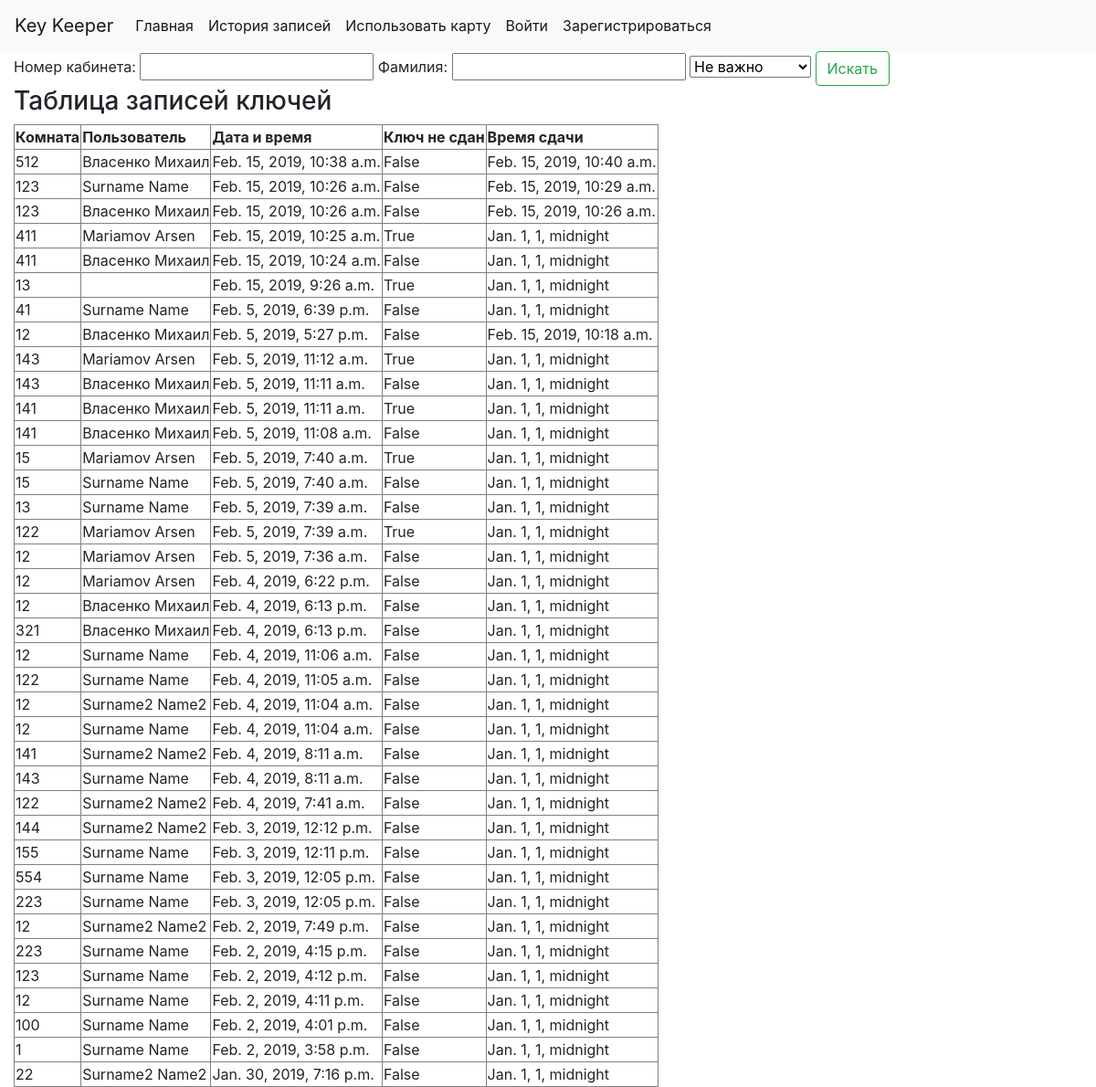
The page /history/ on the database its author committed.
### keeper/models.py (models this page shows)
class History(models.Model):
    key = models.IntegerField()
    time_cr = models.DateTimeField(default=datetime.datetime.now)
    user_id = models.ForeignKey(CustomUser, on_delete=models.CASCADE)
    active = models.BooleanField(default=True)
    time_back = models.DateTimeField(default=datetime.datetime.min)

class CustomUser(AbstractUser):
    password = models.CharField(max_length=200)
    card_id = models.IntegerField(default=8000000000)

### keeper/views.py (the view)
# urls.py: path('history/', views.history, name='history'),
def history(request):
    context = {}
    hist_list = []
    if request.method == 'POST':
        f = SearchForm(request.POST)
        if f.is_valid():
            hist_list = History.objects.all()[::-1]
            hist_list = hist_list[:100]
            if f.data['key_num'] != '' and f.data['last_name'] != '':
                hist_list = []
                count = 0
                for x in History.objects.all()[::-1]:
                    if x.user_id.last_name == f.data['last_name'] and x.key == int(f.data['key_num']):
                        hist_list.append(x)
                        count += 1
                        if count == 100:
                            break
            elif f.data['key_num'] != '':
                hist_list = History.objects.filter(key=f.data['key_num'])[::-1]
                hist_list = hist_list[:100]
            elif f.data['last_name'] != '':
                hist_list = []
                count = 0
                for x in History.objects.all()[::-1]:
                    if x.user_id.last_name == f.data['last_name']:
                        hist_list.append(x)
                        count += 1
                        if count == 100:
                            break
            if f.data['is_active'] == 'true':
                hist_list2 = []
                for x in hist_list:
                    if x.active:
                        hist_list2.append(x)
                hist_list = hist_list2[:100]
            elif f.data['is_active'] == 'false':
                hist_list2 = []
                for x in hist_list:
                    if not x.active:
                        hist_list2.append(x)
                hist_list = hist_list2[:100]
    else:
        hist_list = History.objects.all()[::-1]
        hist_list = hist_list[:100]
        f = SearchForm()
    context['hist_list'] = hist_list
    context['form'] = f
    return render(request, 'history.html', context)

### keeper/forms.py
class SearchForm(forms.Form):
    key_num = forms.IntegerField(label='Номер кабинета:', max_value=1000, required=False)
    last_name = forms.CharField(label='Фамилия:', max_length=100, required=False)

### keeper/templates/history.html (shortened to what this page needs)
<!DOCTYPE html>
<html lang="en">
<head>
    <link rel="stylesheet" href="https://stackpath.bootstrapcdn.com/bootstrap/4.2.1/css/bootstrap.min.css">
</head>
<body>
{% include "includes/nav_bar.html" %}
<div class="container-fluid">
    <form method="POST">
        {{ form.key_num.label }} {{ form.key_num }}
        {{ form.last_name.label }} {{ form.last_name }}
        <select name="is_active">
            <option value="none">Не важно</option>
        </select>
        <input type="submit" value="Искать" class="btn btn-outline-success">
    </form>
    {% if hist_list %}
            <h3>Таблица записей ключей</h3>
            <table border="1">
            <tr>
                <th>Комната</th>
                <th>Пользователь</th>
                <th>Дата и время</th>
                <th>Ключ не сдан</th>
                <th>Время сдачи</th>
            </tr>
            {% for elem in hist_list %}
                <tr><td>{{ elem.key }}</td> <td>{{ elem.user_id.last_name }} {{ elem.user_id.first_name }}</td> <td>{{ elem.time_cr }}</td> <td>{{elem.active}}</td> <td>{{elem.time_back}}</td> </tr>
            {% endfor %}
            </table>
    {% else %}
        <p>No history yet</p>
    {% endif %}
</div>
</body>
</html>

### rows shown on the page
History: key "512", user_id.last_name "Власенко", user_id.first_name "Михаил", time_cr "Feb. 15, 2019, 10:38 a.m.", active "False", time_back "Feb. 15, 2019, 10:40 a.m."
History: key "123", user_id.last_name "Surname", user_id.first_name "Name", time_cr "Feb. 15, 2019, 10:26 a.m.", active "False", time_back "Feb. 15, 2019, 10:29 a.m."
History: key "123", user_id.last_name "Власенко", user_id.first_name "Михаил", time_cr "Feb. 15, 2019, 10:26 a.m.", active "False", time_back "Feb. 15, 2019, 10:26 a.m."
History: key "411", user_id.last_name "Mariamov", user_id.first_name "Arsen", time_cr "Feb. 15, 2019, 10:25 a.m.", active "True", time_back "Jan. 1, 1, midnight"
History: key "411", user_id.last_name "Власенко", user_id.first_name "Михаил", time_cr "Feb. 15, 2019, 10:24 a.m.", active "False", time_back "Jan. 1, 1, midnight"
History: key "13", time_cr "Feb. 15, 2019, 9:26 a.m.", active "True", time_back "Jan. 1, 1, midnight"
History: key "41", user_id.last_name "Surname", user_id.first_name "Name", time_cr "Feb. 5, 2019, 6:39 p.m.", active "False", time_back "Jan. 1, 1, midnight"
History: key "12", user_id.last_name "Власенко", user_id.first_name "Михаил", time_cr "Feb. 5, 2019, 5:27 p.m.", active "False", time_back "Feb. 15, 2019, 10:18 a.m."
History: key "143", user_id.last_name "Mariamov", user_id.first_name "Arsen", time_cr "Feb. 5, 2019, 11:12 a.m.", active "True", time_back "Jan. 1, 1, midnight"
History: key "143", user_id.last_name "Власенко", user_id.first_name "Михаил", time_cr "Feb. 5, 2019, 11:11 a.m.", active "False", time_back "Jan. 1, 1, midnight"
History: key "141", user_id.last_name "Власенко", user_id.first_name "Михаил", time_cr "Feb. 5, 2019, 11:11 a.m.", active "True", time_back "Jan. 1, 1, midnight"
History: key "141", user_id.last_name "Власенко", user_id.first_name "Михаил", time_cr "Feb. 5, 2019, 11:08 a.m.", active "False", time_back "Jan. 1, 1, midnight"
History: key "15", user_id.last_name "Mariamov", user_id.first_name "Arsen", time_cr "Feb. 5, 2019, 7:40 a.m.", active "True", time_back "Jan. 1, 1, midnight"
History: key "15", user_id.last_name "Surname", user_id.first_name "Name", time_cr "Feb. 5, 2019, 7:40 a.m.", active "False", time_back "Jan. 1, 1, midnight"
History: key "13", user_id.last_name "Surname", user_id.first_name "Name", time_cr "Feb. 5, 2019, 7:39 a.m.", active "False", time_back "Jan. 1, 1, midnight"
History: key "122", user_id.last_name "Mariamov", user_id.first_name "Arsen", time_cr "Feb. 5, 2019, 7:39 a.m.", active "True", time_back "Jan. 1, 1, midnight"
History: key "12", user_id.last_name "Mariamov", user_id.first_name "Arsen", time_cr "Feb. 5, 2019, 7:36 a.m.", active "False", time_back "Jan. 1, 1, midnight"
History: key "12", user_id.last_name "Mariamov", user_id.first_name "Arsen", time_cr "Feb. 4, 2019, 6:22 p.m.", active "False", time_back "Jan. 1, 1, midnight"
History: key "12", user_id.last_name "Власенко", user_id.first_name "Михаил", time_cr "Feb. 4, 2019, 6:13 p.m.", active "False", time_back "Jan. 1, 1, midnight"
History: key "321", user_id.last_name "Власенко", user_id.first_name "Михаил", time_cr "Feb. 4, 2019, 6:13 p.m.", active "False", time_back "Jan. 1, 1, midnight"
History: key "12", user_id.last_name "Surname", user_id.first_name "Name", time_cr "Feb. 4, 2019, 11:06 a.m.", active "False", time_back "Jan. 1, 1, midnight"
History: key "122", user_id.last_name "Surname", user_id.first_name "Name", time_cr "Feb. 4, 2019, 11:05 a.m.", active "False", time_back "Jan. 1, 1, midnight"
History: key "12", user_id.last_name "Surname2", user_id.first_name "Name2", time_cr "Feb. 4, 2019, 11:04 a.m.", active "False", time_back "Jan. 1, 1, midnight"
History: key "12", user_id.last_name "Surname", user_id.first_name "Name", time_cr "Feb. 4, 2019, 11:04 a.m.", active "False", time_back "Jan. 1, 1, midnight"
History: key "141", user_id.last_name "Surname2", user_id.first_name "Name2", time_cr "Feb. 4, 2019, 8:11 a.m.", active "False", time_back "Jan. 1, 1, midnight"
History: key "143", user_id.last_name "Surname", user_id.first_name "Name", time_cr "Feb. 4, 2019, 8:11 a.m.", active "False", time_back "Jan. 1, 1, midnight"
History: key "122", user_id.last_name "Surname2", user_id.first_name "Name2", time_cr "Feb. 4, 2019, 7:41 a.m.", active "False", time_back "Jan. 1, 1, midnight"
History: key "144", user_id.last_name "Surname2", user_id.first_name "Name2", time_cr "Feb. 3, 2019, 12:12 p.m.", active "False", time_back "Jan. 1, 1, midnight"
History: key "155", user_id.last_name "Surname", user_id.first_name "Name", time_cr "Feb. 3, 2019, 12:11 p.m.", active "False", time_back "Jan. 1, 1, midnight"
History: key "554", user_id.last_name "Surname", user_id.first_name "Name", time_cr "Feb. 3, 2019, 12:05 p.m.", active "False", time_back "Jan. 1, 1, midnight"
History: key "223", user_id.last_name "Surname", user_id.first_name "Name", time_cr "Feb. 3, 2019, 12:05 p.m.", active "False", time_back "Jan. 1, 1, midnight"
History: key "12", user_id.last_name "Surname2", user_id.first_name "Name2", time_cr "Feb. 2, 2019, 7:49 p.m.", active "False", time_back "Jan. 1, 1, midnight"
History: key "223", user_id.last_name "Surname", user_id.first_name "Name", time_cr "Feb. 2, 2019, 4:15 p.m.", active "False", time_back "Jan. 1, 1, midnight"
History: key "123", user_id.last_name "Surname", user_id.first_name "Name", time_cr "Feb. 2, 2019, 4:12 p.m.", active "False", time_back "Jan. 1, 1, midnight"
History: key "12", user_id.last_name "Surname", user_id.first_name "Name", time_cr "Feb. 2, 2019, 4:11 p.m.", active "False", time_back "Jan. 1, 1, midnight"
History: key "100", user_id.last_name "Surname", user_id.first_name "Name", time_cr "Feb. 2, 2019, 4:01 p.m.", active "False", time_back "Jan. 1, 1, midnight"
History: key "1", user_id.last_name "Surname", user_id.first_name "Name", time_cr "Feb. 2, 2019, 3:58 p.m.", active "False", time_back "Jan. 1, 1, midnight"
History: key "22", user_id.last_name "Surname2", user_id.first_name "Name2", time_cr "Jan. 30, 2019, 7:16 p.m.", active "False", time_back "Jan. 1, 1, midnight"
